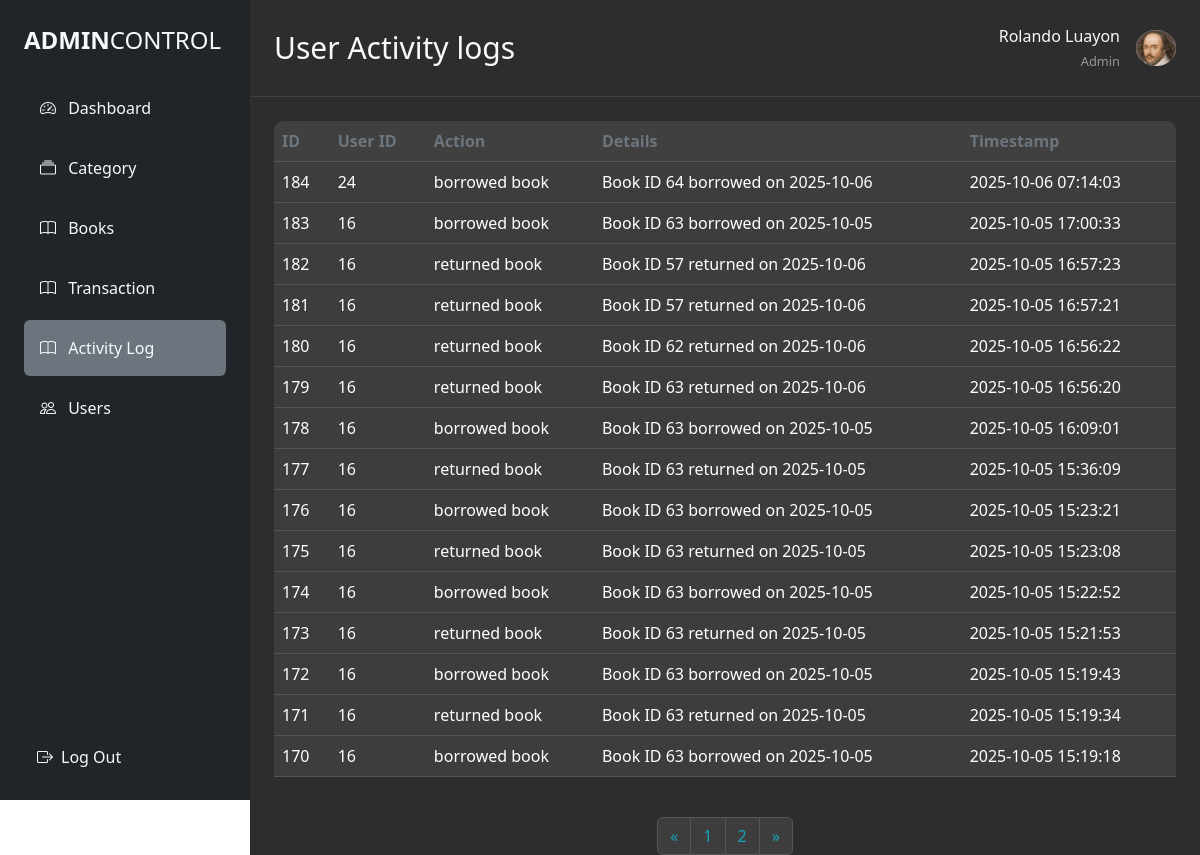
The app's page /admin/activity-log.php (signed in) with its own data.
### tables this page shows
CREATE TABLE `activity_logs` (
  `id` int(11) NOT NULL,
  `user_id` int(11) DEFAULT NULL,
  `action` varchar(100) DEFAULT NULL,
  `timestamp` datetime DEFAULT current_timestamp(),
  `details` text DEFAULT NULL,
  `created_at` timestamp NOT NULL DEFAULT current_timestamp()
);

### auth.php (called while the page is built, shortened)
<?php
class auth
{
  public function user()
  {
    return [
      'first_name' => $_SESSION['user_first_name'] ?? 'Guest',
      'last_name'  => $_SESSION['user_last_name']  ?? ''
    ];
  }
}

### admin/backend/BookController.php (called while the page is built, shortened)
<?php
class Database
{
    private $host = "localhost";
    private $db   = "it6_LMS";
    private $user = "root";
    private $pass = "";
    public function __construct()
    {
        try {
            $dsn = "mysql:host={$this->host};dbname={$this->db};charset=utf8";
            $this->pdo = new PDO($dsn, $this->user, $this->pass);
        } catch (PDOException $e) {
            die("Database Connection Failed: " . $e->getMessage());
        }
    }
}

### admin/backend/transactionControll.php (called while the page is built, shortened)
<?php
class Library
{
  private $conn;
  public function __construct($db)
  {
    $this->conn = $db;
  }
  public function countTransactions()
  {
    $stmt = $this->conn->query("SELECT COUNT(*) as total FROM transactions");
    return (int) $stmt->fetch(PDO::FETCH_ASSOC)['total'];
  }
  public function getActivityLogs($limit, $offset)
  {
    $stmt = $this->conn->prepare("SELECT * FROM activity_logs ORDER BY created_at DESC LIMIT :limit OFFSET :offset");
    $stmt->bindParam(':limit', $limit, PDO::PARAM_INT);
    $stmt->bindParam(':offset', $offset, PDO::PARAM_INT);
    $stmt->execute();
    return $stmt->fetchAll(PDO::FETCH_ASSOC);
  }
}

### admin/activity-log.php (the view, shortened to what this page needs)
<?php
require '../admin/backend/BookController.php';
require '../admin/backend/transactionControll.php';
require '../auth.php';
$db = new Database();
$library = new Library($db->pdo);
$auth = new auth($db);
$limit = 15;
$page = isset($_GET['page']) ? (int)$_GET['page'] : 1;
$offset = ($page - 1) * $limit;
$totalusers = $library->countTransactions();
$totalPages = ceil($totalusers / $limit);
?>
<!DOCTYPE html>
<html lang="en">
<head>
  <link rel="stylesheet" href="../admin/style.css" />
  <script src="https://cdn.tailwindcss.com"></script>
  <link href="https://cdn.jsdelivr.net/npm/bootstrap@5.3.8/dist/css/bootstrap.min.css" rel="stylesheet">
  <link href="https://cdn.jsdelivr.net/npm/bootstrap-icons@1.10.0/font/bootstrap-icons.css" rel="stylesheet">
</head>
<body>
  <div class="d-flex min-vh-100">
    <?php if (file_exists('Frontend/sidebar.php')) include 'Frontend/sidebar.php'; ?>
    <div class="main-content flex-grow-1">
      <div class="d-flex justify-content-between align-items-center p-4 header-border">
        <div class="d-flex align-items-center">
          <h2 class="text-light mb-0 text-3xl">User Activity logs</h2>
        </div>
        <div class="d-flex justify-content-between align-items-center">
          <div class="d-flex align-items-center">
            <div class="d-none d-sm-block text-end me-3">
              <div class="text-light">
                <?php
                $user = $auth->user();
                if ($user && isset($user['first_name'], $user['last_name'])) {
                  echo htmlspecialchars($user['first_name'] . ' ' . $user['last_name']);
                } else {
                  echo 'Guest';
                }
                ?>
              </div>
              <small class="text-white opacity-50">Admin</small>
            </div>
            <img
              src="../image/willan.jpg"
              alt="Profile"
              class="rounded-circle d-none d-sm-block"
              width="40"
              height="40" />
          </div>
        </div>
      </div>
      <div class="table-responsive m-4" style="border-radius: 10px;">
        <table class="table table-dark table-hover align-middle">
          <thead>
            <tr>
              <th scope="col">ID</th>
              <th scope="col">User ID</th>
              <th scope="col">Action</th>
              <th scope="col">Details</th>
              <th scope="col">Timestamp</th>
            </tr>
          </thead>
          <tbody>
            <?php foreach ($library->getActivityLogs($limit, $offset) as $row): ?>
              <tr>
                <td><?= htmlspecialchars($row['id']) ?></td>
                <td><?= htmlspecialchars($row['user_id']) ?></td>
                <td><?= htmlspecialchars($row['action']) ?></td>
                <td><?= htmlspecialchars($row['details']) ?></td>
                <td><?= htmlspecialchars($row['created_at']) ?></td>
              </tr>
            <?php endforeach; ?>
          </tbody>
        </table>
      </div>
      <div class="d-flex justify-content-center mt-4">
        <nav aria-label="Book pagination">
          <ul class="pagination">
            <li class="page-item <?php if ($page <= 1) echo 'disabled'; ?>">
              <a class="page-link" href="?page=<?php echo $page - 1; ?>" aria-label="Previous">
                &laquo;
              </a>
            </li>
            <?php for ($i = 1; $i <= $totalPages; $i++): ?>
              <li class="page-item <?php if ($i == $page) echo 'active'; ?>">
                <a class="page-link" href="?page=<?php echo $i; ?>"><?php echo $i; ?></a>
              </li>
            <?php endfor; ?>
            <li class="page-item <?php if ($page >= $totalPages) echo 'disabled'; ?>">
              <a class="page-link" href="?page=<?php echo $page + 1; ?>" aria-label="Next">
                &raquo;
              </a>
            </li>
          </ul>
        </nav>
      </div>
    </div>
  </div>
</body>
</html>

### admin/style.css (style rules this page uses)
body { background-color: #1a1a1a; color: #fff; }
.main-content { background-color: #2d2d2d; flex: 1; }
.table-dark { background-color: #3d3d3d; }
.table-dark th { background-color: #404040 !important; border-color: #555 !important; color: #6c757d !important; }
.table-dark td { background-color: #3d3d3d !important; border-color: #555 !important; color: #fff !important; }
.page-link { background-color: #3d3d3d !important; border-color: #555 !important; color: #17a2b8 !important; }
.header-border { border-bottom: 1px solid #404040 !important; }
@media (min-width: 769px) { .main-content { margin-left: 250px !important; width: calc(100% - 250px) !important; } }

### records on screen
activity_logs: id "184", user "24", action "borrowed book", details "Book ID 64 borrowed on 2025-10-06", created_at "2025-10-06 07:14:03"
activity_logs: id "183", user "16", action "borrowed book", details "Book ID 63 borrowed on 2025-10-05", created_at "2025-10-05 17:00:33"
activity_logs: id "182", user "16", action "returned book", details "Book ID 57 returned on 2025-10-06", created_at "2025-10-05 16:57:23"
activity_logs: id "181", user "16", action "returned book", details "Book ID 57 returned on 2025-10-06", created_at "2025-10-05 16:57:21"
activity_logs: id "180", user "16", action "returned book", details "Book ID 62 returned on 2025-10-06", created_at "2025-10-05 16:56:22"
activity_logs: id "179", user "16", action "returned book", details "Book ID 63 returned on 2025-10-06", created_at "2025-10-05 16:56:20"
activity_logs: id "178", user "16", action "borrowed book", details "Book ID 63 borrowed on 2025-10-05", created_at "2025-10-05 16:09:01"
activity_logs: id "177", user "16", action "returned book", details "Book ID 63 returned on 2025-10-05", created_at "2025-10-05 15:36:09"
activity_logs: id "176", user "16", action "borrowed book", details "Book ID 63 borrowed on 2025-10-05", created_at "2025-10-05 15:23:21"
activity_logs: id "175", user "16", action "returned book", details "Book ID 63 returned on 2025-10-05", created_at "2025-10-05 15:23:08"
activity_logs: id "174", user "16", action "borrowed book", details "Book ID 63 borrowed on 2025-10-05", created_at "2025-10-05 15:22:52"
activity_logs: id "173", user "16", action "returned book", details "Book ID 63 returned on 2025-10-05", created_at "2025-10-05 15:21:53"
activity_logs: id "172", user "16", action "borrowed book", details "Book ID 63 borrowed on 2025-10-05", created_at "2025-10-05 15:19:43"
activity_logs: id "171", user "16", action "returned book", details "Book ID 63 returned on 2025-10-05", created_at "2025-10-05 15:19:34"
activity_logs: id "170", user "16", action "borrowed book", details "Book ID 63 borrowed on 2025-10-05", created_at "2025-10-05 15:19:18"

### other values on screen
$user['first_name'] . ' ' . $user['last_name'] "Rolando Luayon"
